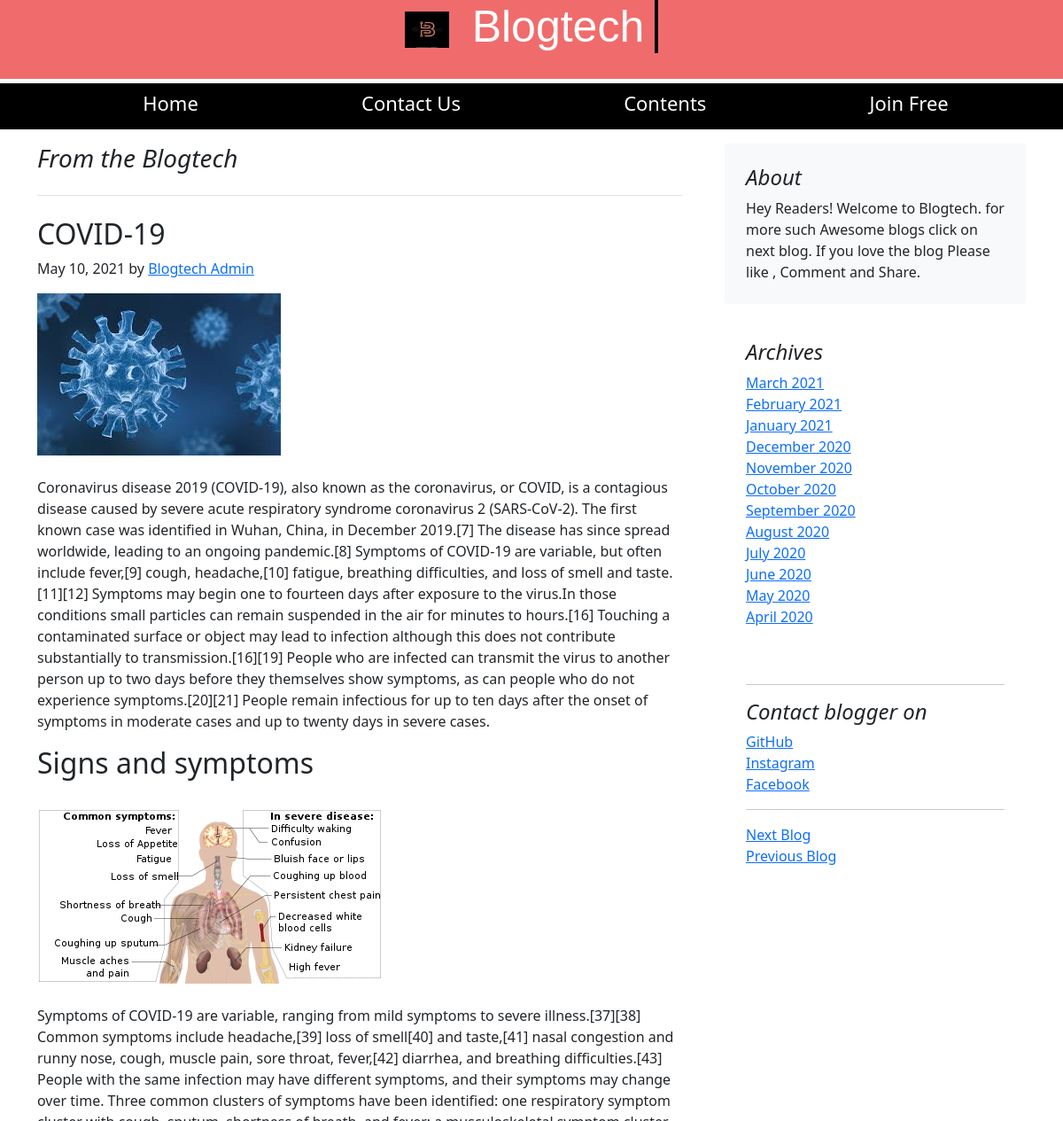
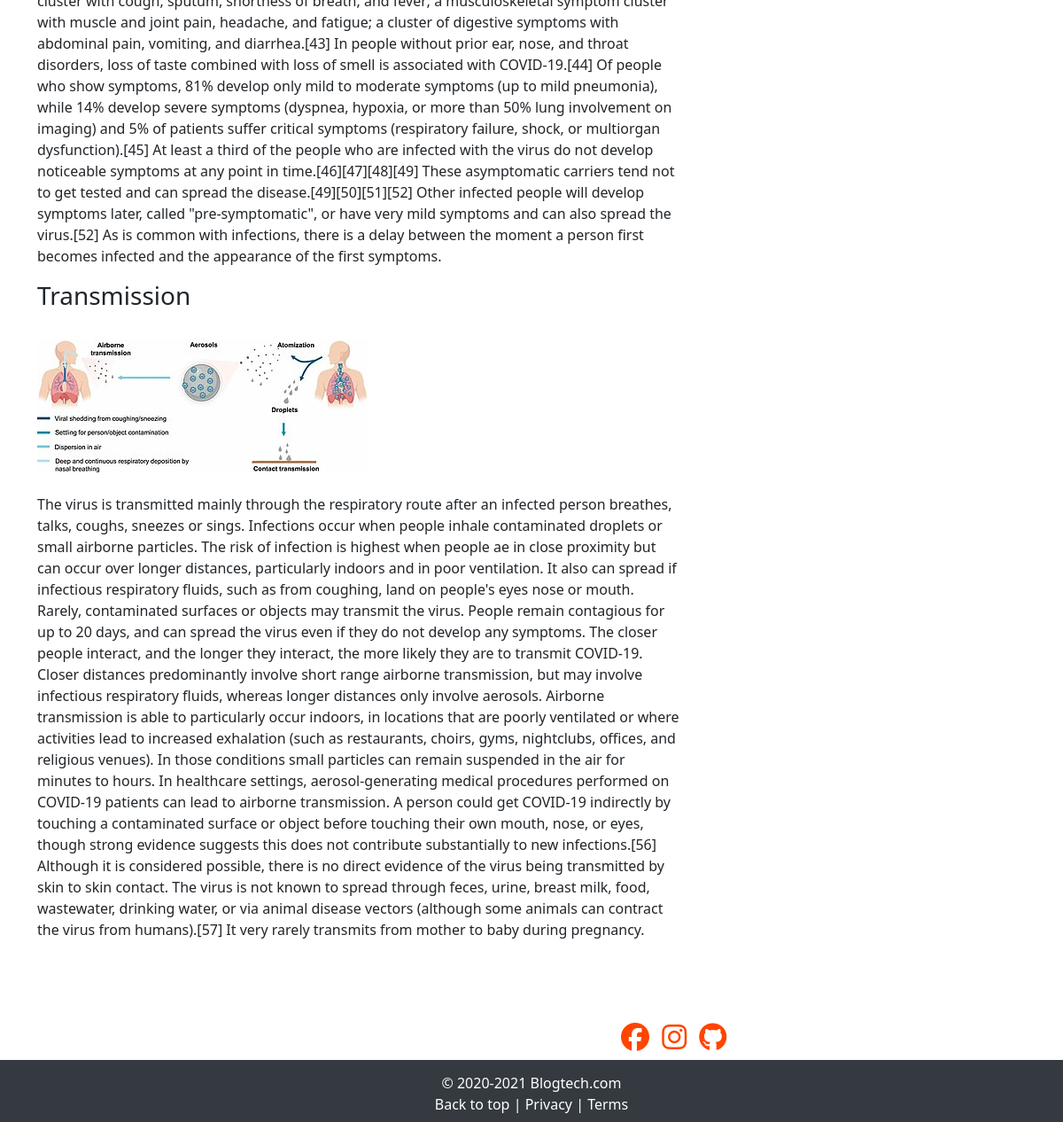
The app's page /blogpost/1 with its own data (2 pictures, top to bottom).
### blog/models.py (models this page shows, shortened)
class Blogpost(models.Model):
    post_id = models.AutoField(primary_key=True,editable=True)
    newpost_id = models.IntegerField(default=6,max_length=100)
    genre=models.CharField(max_length=50,default='no genre')
    tilte = models.CharField(max_length=50,default='no title')
    subtitle = models.CharField(max_length=500, default="")
    pub_date=models.DateField(default=timezone.now())
    thumbnail= models.ImageField(upload_to='blog/images',default='')
    thumbnail2= models.ImageField(upload_to='blog/images',default='')
    thumbnail3= models.ImageField(upload_to='blog/images',default='')
    maintitle1 = models.CharField(max_length=50,default='no title')
    maintitle2 = models.CharField(max_length=50,default='no title')
    maintitle3 = models.CharField(max_length=50,default='no title')
    paragraph1 = models.CharField(max_length=5000, default="")
    paragraph2 = models.CharField(max_length=5000, default="")
    paragraph3 = models.CharField(max_length=5000, default="")
    made_by = models.CharField(max_length=25,default="Blogtech Admin")
    about = models.CharField(max_length=1000,default="Hey Readers! Welcome to Blogtech. for more such Awesome blogs click on next blog. If you love the blog Please like , Comment and Share.")

### blog/views.py (the view)
# urls.py: path('blogpost/<int:id>', views.blogpost , name="blogpoost"),
def blogpost(request,id):
    post = Blogpost.objects.filter(newpost_id=id)[0]
    return render(request, 'blog/blogpost.html',{'post':post})

### blog/templates/blog/blogpost.html (shortened to what this page needs)
<!doctype html>
<html lang="en">
  <head>
    <link href="https://cdn.jsdelivr.net/npm/bootstrap@5.0.0/dist/css/bootstrap.min.css" rel="stylesheet">
  </head>
  <body>
      {% load static %}
    <div class="conta">
        <div id="logo"><img src="{%static  'blog/blogo.webp' %}" alt=""></div>
        <h1 id="heading">Blogtech</h1>
      </div>
      <nav class="navbars">
        <ul>
          <li class="navitems"><a href="/">Home</a></li>
          <li class="navitems"><a href="/contact">Contact Us</a></li>
          <li class="navitems"><a href="#">Contents</a></li>
          <li class="navitems"><a href="#">Join Free</a></li>
        </ul>
      </nav>
      <div class="container mt-3">
          <div class="row g-5">
              <div class="col-md-8">
                  <h3 class="pb-4 mb-4 fst-italic border-bottom">
                      From the Blogtech
                    </h3>
                    <article class="blog-post">
                      <h2 class="blog-post-title">{{post.tilte}}</h2>
                      <p class="blog-post-meta">{{post.pub_date}} by <a href="https://www.instagram.com/amolmohadikar/" target="_blank">{{post.made_by}}</a></p>
                      <img src="/media/{{post.thumbnail}}" class="img-fluid" alt="...">
                      <br>
                      <br>
                      <p>{{post.paragraph1}}
                      </p>
                      <h2>{{post.maintitle2}}</h2><br>
                      <img src="/media/{{post.thumbnail2}}" class="img-fluid" alt="...">
            <br>
            <br>
            <p>{{post.paragraph2}}</p>
            <h3>{{post.maintitle3}}</h3><br>
            <img src="/media/{{post.thumbnail3}}" class="img-fluid" alt="...">
            <br>
            <br>
            <p>{{post.paragraph3}}</p>
        </div>
        <div class="col-md-4">
            <div   style="top:  2rem;">
            <div class="p-4 mb-3 bg-light rounded">
                <h4 class="fst-italic">About</h4>
                <p class="mb-0">{{post.about}}</p>
            </div>
            <div class="p-4">
                <h4 class="fst-italic">Archives</h4>
                <ol class="list-unstyled mb-0">
                    <li><a href="#">March 2021</a></li>
                    <li><a href="#">February 2021</a></li>
                    <li><a href="#">January 2021</a></li>
                    <li><a href="#">December 2020</a></li>
                    <li><a href="#">November 2020</a></li>
                    <li><a href="#">October 2020</a></li>
                    <li><a href="#">September 2020</a></li>
                    <li><a href="#">August 2020</a></li>
                    <li><a href="#">July 2020</a></li>
                    <li><a href="#">June 2020</a></li>
                    <li><a href="#">May 2020</a></li>
                    <li><a href="#">April 2020</a></li>
                </ol>
            </div>
            <div class="p-4">
                <hr><h4 class="fst-italic">Contact blogger on</h4>
                <ol class="list-unstyled">
                    <li><a href="#">GitHub</a></li>
                    <li><a href="https://www.instagram.com/amolmohadikar/" target="_blank">Instagram</a></li>
                    <li><a href="https://www.facebook.com/amol.mohadikar.1"  target="_blank">Facebook</a></li>
                </ol>
                <div>
                  <hr>
                  <a href="/blogpost/{{post.newpost_id|add:+1 }}" >Next Blog</a><br>
                    <a href="/blogpost/{{post.newpost_id|add:-1}}" >Previous Blog</a>
                    <br>
                    <br>
                  </div>
            </div>
          </div>
        </div>
    </div><br>
    <div class="fb-like" data-href="http://127.0.0.1:8000/blogpost/{{post.post_id}}" data-width="" data-layout="button_count" data-action="like" data-size="large" data-share="true"></div><br>
  </div>
  <br>
  <div class="iconi">
  <a href="https://www.facebook.com/amol.mohadikar.1"  target="_blank">
    <i class="fab fa-facebook fa-2x"></i>
  </a>
  <a href="https://www.instagram.com/amolmohadikar/"  target="_blank">
    <i class="fab fa-instagram fa-2x"></i>
  </a>
  <a href="#" target="_blank">
    <i class="fab fa-github fa-2x"></i>
  </a>
  </div>
    <footer>
      © 2020-2021 Blogtech.com
      <br>
      <a href="">Back to top</a> | <a href="">Privacy</a> | <a href="">Terms</a>
    </footer>
  </body>
</html>

### blog/templates/blog/blogpost.html (style rules this page uses)
footer { background-color: rgb(52, 58, 64); color: white; text-align: center; height: 70px; justify-content: center; align-items: center; align-content: center; margin-top: 5px; padding-top: 6px; }
footer a { text-decoration: none; color: white; }
.conta { display: block; font-family: Impact, Haettenschweiler, 'Arial Narrow Bold', sans-serif; font-size: 50px; text-align: center; background-color: rgb(240, 108, 108); margin-top: 0px; z-index: 1; align-content: center; align-items: center; box-sizing: border-box; padding-bottom: 0px; }
.conta h1 { display: inline-flex; height: 60px; font-family: Impact, Haettenschweiler, 'Arial Narrow Bold', sans-serif; font-size: 50px; animation: typing 1s steps(8); overflow: hidden; word-wrap: none; border-right: 4px solid black; width: 8ch; padding-top: 00px; color: white; }
.conta img { height: 83px; width: 50px; display: inline-block; filter: invert(1); margin-top: 0px; padding-bottom: 42px; }
#heading { text-align: center; display: inline-block; }
#logo { display: inline-block; height: 50px; width: 50px; }
.navitems { display: inline-block; padding-left: 90px; padding-right: 90px; margin-top: 6px; margin-bottom: 0px; }
.navbars { text-align: center; background-color: black; margin-top: 5px; position: sticky; top: 0; height: 52px; }
.navbars a { text-decoration: none; font-size: 22px; color: white; }
.iconi { margin-left: 696px; }
.fab { margin:5px; }
.iconi a { text-decoration: none; color: orangered; }

### records on screen
Blogpost: tilte "COVID-19", pub_date "May 10, 2021", made_by "Blogtech Admin", thumbnail (picture), paragraph1 "Coronavirus disease 2019 (COVID-19), also known as the coronavirus, or COVID, is a contagious disease caused by severe acute respiratory syndrome coronavirus 2 (SARS-CoV-2). The first known case was identified in Wuhan, China, in December 2019.[7] The disease has since spread worldwide, leading to an ongoing pandemic.[8] Symptoms of COVID-19 are variable, but often include fever,[9] cough, headache,[10] fatigue, breathing difficulties, and loss of smell and taste.[11][12] Symptoms may begin one to fourteen days after exposure to the virus.In those conditions small particles can remain suspended in the air for minutes to hours.[16] Touching a contaminated surface or object may lead to…", maintitle2 "Signs and symptoms", thumbnail2 (picture), paragraph2 "Symptoms of COVID-19 are variable, ranging from mild symptoms to severe illness.[37][38] Common symptoms include headache,[39] loss of smell[40] and taste,[41] nasal congestion and runny nose, cough, muscle pain, sore throat, fever,[42] diarrhea, and breathing difficulties.[43] People with the same infection may have different symptoms, and their symptoms may change over time. Three common clusters of symptoms have been identified: one respiratory symptom cluster with cough, sputum, shortness of breath, and fever; a musculoskeletal symptom cluster with muscle and joint pain, headache, and fatigue; a cluster of digestive symptoms with abdominal pain, vomiting, and diarrhea.[43] In people…", maintitle3 "Transmission", thumbnail3 (picture), paragraph3 "The virus is transmitted mainly through the respiratory route after an infected person breathes, talks, coughs, sneezes or sings. Infections occur when people inhale contaminated droplets or small airborne particles. The risk of infection is highest when people ae in close proximity but can occur over longer distances, particularly indoors and in poor ventilation. It also can spread if infectious respiratory fluids, such as from coughing, land on people's eyes nose or mouth. Rarely, contaminated surfaces or objects may transmit the virus. People remain contagious for up to 20 days, and can spread the virus even if they do not develop any symptoms. The closer people interact, and the longer…", about "Hey Readers! Welcome to Blogtech. for more such Awesome blogs click on next blog. If you love the blog Please like , Comment and Share."
